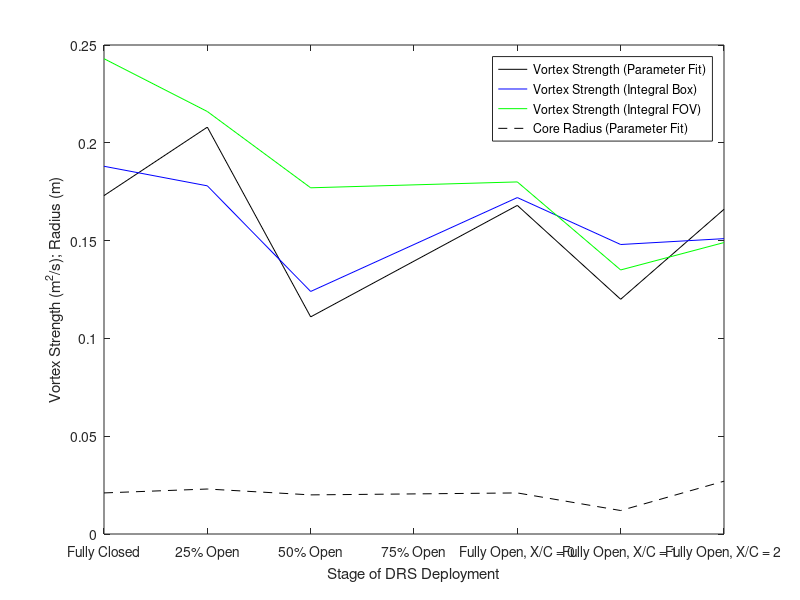

The MATLAB script that drew this image:


Gamma_fit = [.173 .208 .111 .168 .120 .166];
Gamma_box = [.188 .178 .124  .172 .148 .151];
Gamma_fov = [.243 .216 .177  .18 .135 .149];
rcore_fit = [.021 .023 .02 .021 .012 .027];
% deploy = [0 .25 .50 .75 1 1.25 1.5];
deploy = [1 2 3  5 6 7];
labels = {'Fully Closed' '25% Open' '50% Open' '75% Open' 'Fully Open, X/C = 0' 'Fully Open, X/C = 1' 'Fully Open, X/C = 2'};

plot(deploy,Gamma_fit,'k',deploy,Gamma_box,'b',deploy,Gamma_fov,'g',deploy,rcore_fit,'k--')
legend('Vortex Strength (Parameter Fit)','Vortex Strength (Integral Box)','Vortex Strength (Integral FOV)','Core Radius (Parameter Fit)','Location','Best')
set(gca, 'XTick', 1:7, 'XTickLabel', labels);
xlabel('Stage of DRS Deployment')
ylabel('Vortex Strength (m^2/s); Radius (m)')